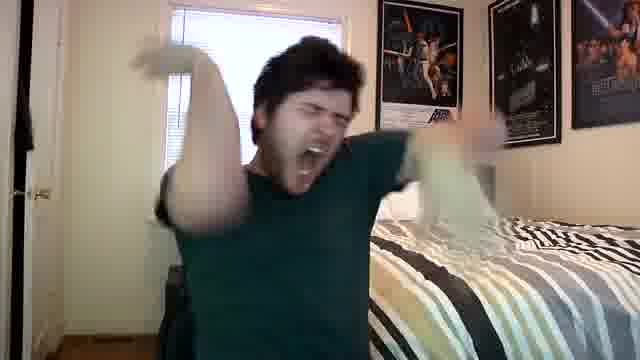
#> input picture pos/image10162.jpg, 640 x 360 px, found by its file name; its folder holds 4 pictures in this run
$ python HaarCascade.py
#> lines starting #> are read from the running program, lines starting #| are printed output that depends on the picture
import urllib.request
import cv2
import numpy as np
import os


# [36 lines left out: functions store_raw_images, create_pos_n_neg, not called in this run]

def findBoundingBoxes():
    face_cascade = cv2.CascadeClassifier('/Users/clarkpathakis/PycharmProjects/opencv/data/haarcascades/haarcascade_frontalface_default.xml')
    directory = "/Users/clarkpathakis/PycharmProjects/faceTracking/pos"
    for file in os.listdir(directory):
        gray = cv2.imread(directory+"/"+file, 0)
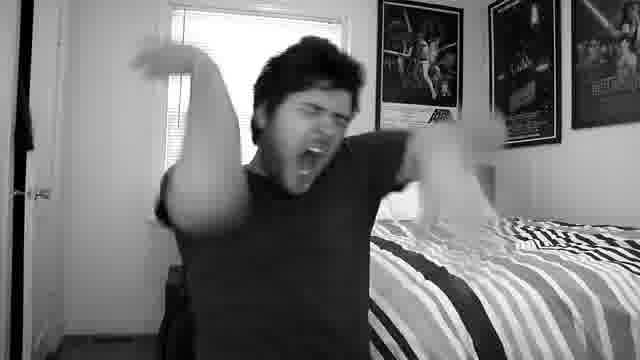
#> gray: shape (360, 640); min 0, max 255, mean 115.4

        # Detect faces in the image
        faces = face_cascade.detectMultiScale(
            gray,
            scaleFactor=1.3,
            minNeighbors=5,
            minSize=(30, 30),
            flags=cv2.CASCADE_SCALE_IMAGE
        )
#> faces = ()
        is_null = True
        for (x, y, w, h) in faces:
            is_null = False
            line = directory+"/"+file+" 1 "+str(x)+" "+str(y)+" "+str(w)+" "+str(h)+"\n"
            with open('info.dat', 'a') as f:
                f.write(line)
            with open('info.txt', 'a') as f:
                f.write(line)
#> this loop made 0 passes
        if is_null:
            with open('null_list.txt', 'a') as f:
                f.write(file+'\n')
#> pass 2 of the loop in findBoundingBoxes, `for file in os.listdir(directory):`:
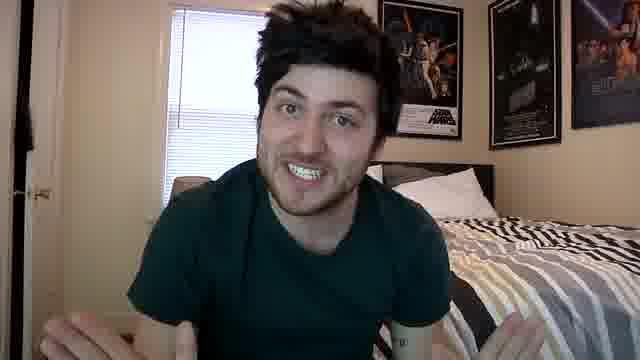
#> input picture pos/image10332.jpg, 640 x 360 px, found by its file name
#> in findBoundingBoxes, `gray = cv2.imread(directory+"/"+file, 0)`:
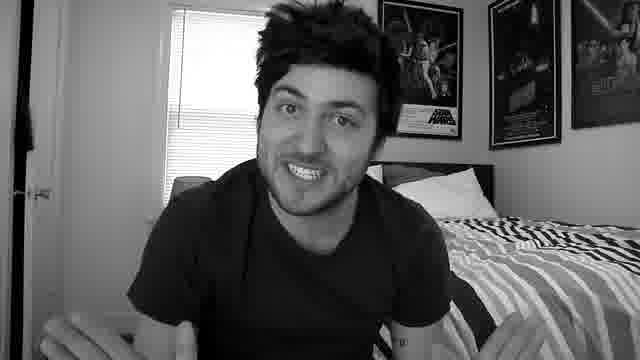
#> gray: shape (360, 640); min 0, max 255, mean 95.5
#> faces = [[243, 56, 141, 141]]
#> the loop in findBoundingBoxes, `for (x, y, w, h) in faces:` made 1 pass
#> pass 3 of the loop in findBoundingBoxes, `for file in os.listdir(directory):`:
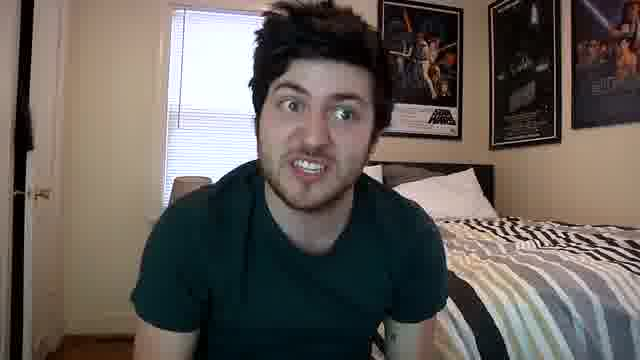
#> input picture pos/image10357.jpg, 640 x 360 px, found by its file name
#> in findBoundingBoxes, `gray = cv2.imread(directory+"/"+file, 0)`:
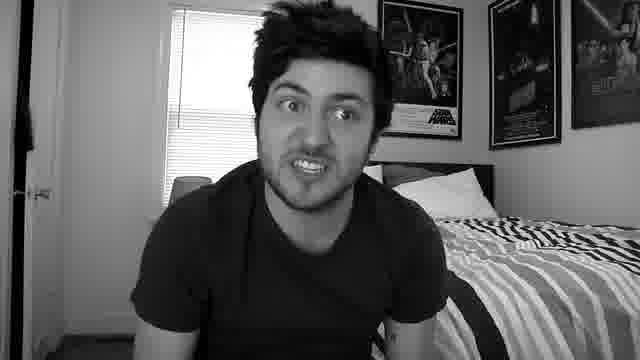
#> gray: shape (360, 640); min 0, max 255, mean 95.7
#> faces = [[249, 52, 138, 138]]
#> the loop in findBoundingBoxes, `for (x, y, w, h) in faces:` made 1 pass
#> the loop made 4 passes; the first 3 are shown


# [12 lines left out: function iphoneExample, not called in this run]

# iphoneExample()
# create_pos_n_neg()
findBoundingBoxes()
# store_raw_images()
